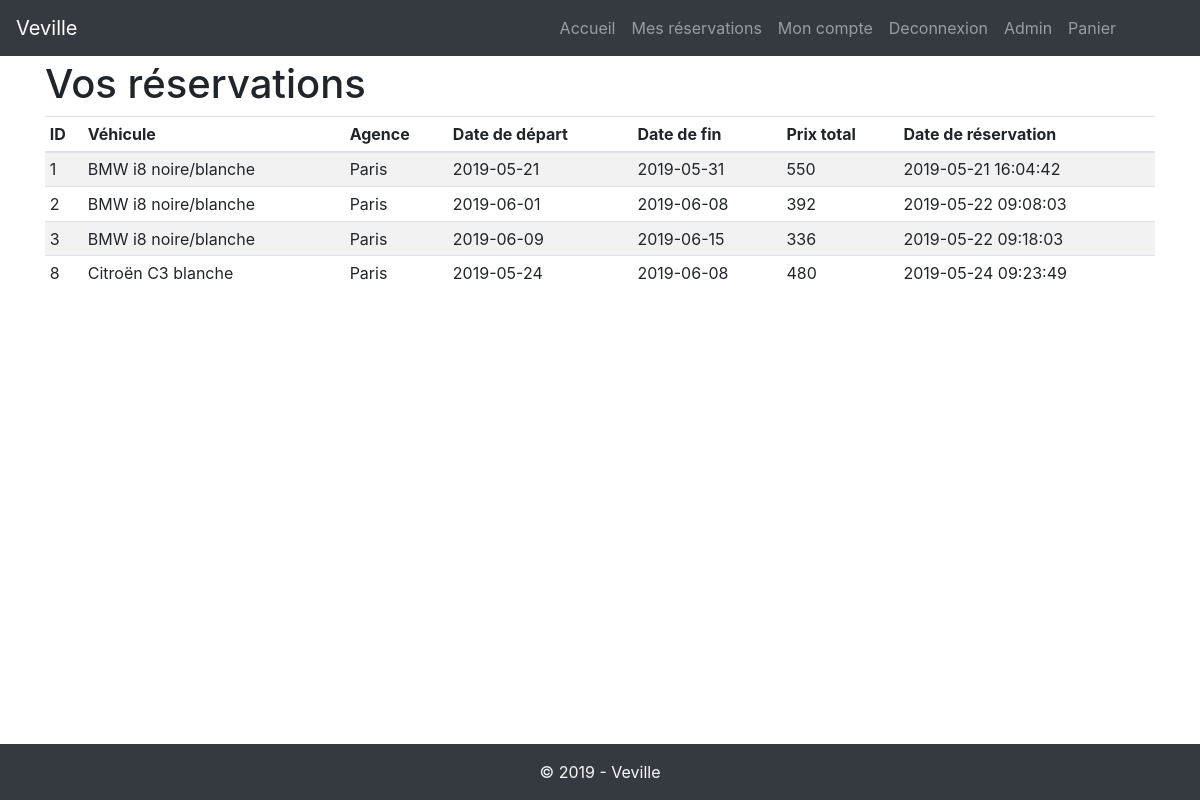
Page /reservations.php (signed in) on the committed database.
### tables this page shows
CREATE TABLE IF NOT EXISTS `commande` (
  `idcommande` int(10) UNSIGNED NOT NULL AUTO_INCREMENT,
  `membre_idmembre` int(10) UNSIGNED NOT NULL,
  `vehicule_idvehicule` int(10) UNSIGNED NOT NULL,
  `vehicule_idagences` int(10) UNSIGNED NOT NULL,
  `date_heure_depart` date NOT NULL,
  `date_heure_fin` date NOT NULL,
  `prix_total` int(3) NOT NULL,
  `date_enregistrement` datetime NOT NULL,
  PRIMARY KEY (`idcommande`),
  KEY `fk_commande_membre1_idx` (`membre_idmembre`),
  KEY `fk_vehicule_idvehicule_idx` (`vehicule_idvehicule`),
  KEY `fk_vehicule_idagence_idx` (`vehicule_idagences`)
);

CREATE TABLE IF NOT EXISTS `vehicule` (
  `idvehicule` int(10) UNSIGNED NOT NULL AUTO_INCREMENT,
  `agences_idagences` int(10) UNSIGNED DEFAULT NULL,
  `titre` varchar(200) NOT NULL,
  `marque` varchar(50) NOT NULL,
  `modele` varchar(50) NOT NULL,
  `description` text NOT NULL,
  `photo` varchar(200) NOT NULL,
  `prix_journalier` int(3) NOT NULL,
  PRIMARY KEY (`idvehicule`),
  KEY `fk_vehicule_agences1_idx` (`agences_idagences`)
);

CREATE TABLE IF NOT EXISTS `agences` (
  `idagences` int(10) UNSIGNED NOT NULL AUTO_INCREMENT,
  `titre` varchar(200) NOT NULL,
  `adresse` varchar(50) NOT NULL,
  `ville` varchar(50) NOT NULL,
  `cp` int(3) NOT NULL,
  `description` text NOT NULL,
  `photo` varchar(200) NOT NULL,
  PRIMARY KEY (`idagences`)
);

### inc/function.php (called while the page is built, shortened)
<?php
function execReq( $req, $params=array() ){
    global $pdo;
    $r = $pdo->prepare($req);
    if( !empty($params) ){
        foreach($params as $key => $value){
            $params[$key] = htmlspecialchars($value,ENT_QUOTES);
            $r->bindValue($key, $params[$key],PDO::PARAM_STR);
        }
    }
    $r->execute();
    return $r;
};

### reservations.php (the view, shortened to what this page needs)
<?php
$commande = execReq( "SELECT * FROM commande WHERE membre_idmembre=:id", array(
    'id' => $_SESSION['membre']['idmembre']
));
require_once('inc/header.php');
?>
<h1>Vos réservations</h1>
<div class="table-responsive overflow-auto">
    <table class="table table-striped table-sm">
        <thead>
            <tr>
                <th>ID</th>
                <th>Véhicule</th>
                <th>Agence</th>
                <th>Date de départ</th>
                <th>Date de fin</th>
                <th>Prix total</th>
                <th>Date de réservation</th>
            </tr>
        </thead>
        <tbody>
            <?php while( $ligne = $commande->fetch()){
                ?><tr><?php
                foreach($ligne as $key => $value){
                    if( $key == 'membre_idmembre' ){
                        continue;
                    }
                    if( $key == 'vehicule_idvehicule' ){
                        $whereclause = $value;
                        $vehicule = execReq( "SELECT * FROM vehicule WHERE idvehicule=$whereclause");
                        $vehicules = $vehicule->fetch();
                        $value = $vehicules['titre'];
                    }
                    if( $key == 'vehicule_idagences' ) {
                        $whereclause = $value;
                        $agence = execReq( "SELECT * FROM agences WHERE idagences=$whereclause");
                        $agences = $agence->fetch();
                        $value = $agences['titre'];
                    }
                    ?>
                    <td><?= $value ?></td><?php
                }
            } ?>
            </tr>
        </tbody>
    </table>
</div>
<?php
require_once('inc/footer.php');

### rows in the picture
commande: idcommande "1", date_heure_depart "2019-05-21", date_heure_fin "2019-05-31", prix_total "550", date_enregistrement "2019-05-21 16:04:42"
vehicule: titre "BMW i8 noire/blanche"
agences: titre "Paris"
commande: idcommande "2", date_heure_depart "2019-06-01", date_heure_fin "2019-06-08", prix_total "392", date_enregistrement "2019-05-22 09:08:03"
commande: idcommande "3", date_heure_depart "2019-06-09", date_heure_fin "2019-06-15", prix_total "336", date_enregistrement "2019-05-22 09:18:03"
commande: idcommande "8", date_heure_depart "2019-05-24", date_heure_fin "2019-06-08", prix_total "480", date_enregistrement "2019-05-24 09:23:49"
vehicule: titre "Citroën C3 blanche"
